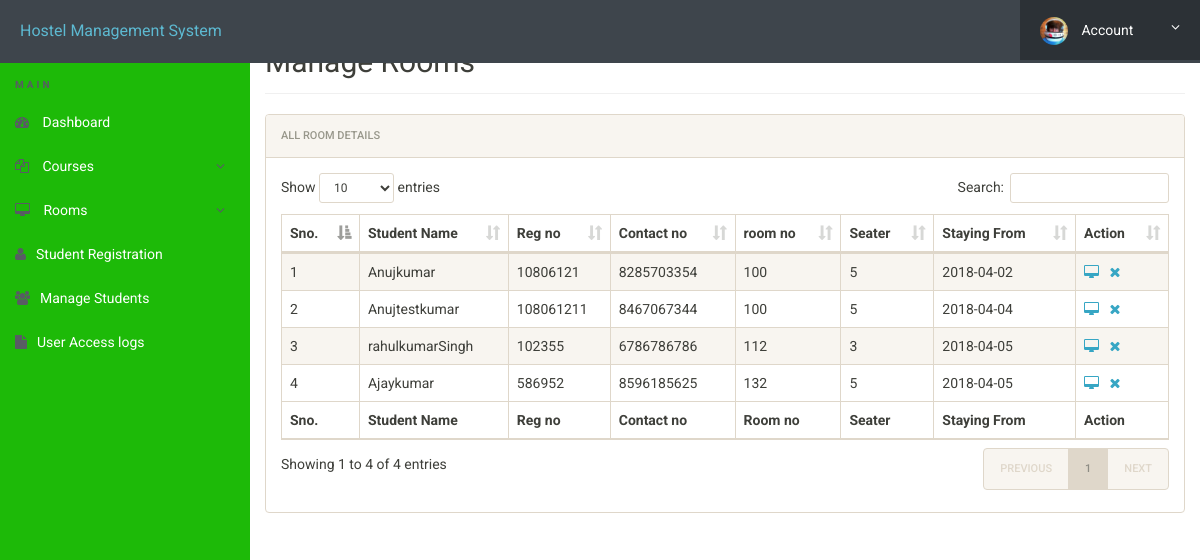
Screenshot of /hostel/admin/manage-students.php (signed in) with the database file from the repository.
### tables this page shows
CREATE TABLE IF NOT EXISTS `registration` (
  `id` int(11) NOT NULL,
  `roomno` int(11) NOT NULL,
  `seater` int(11) NOT NULL,
  `feespm` int(11) NOT NULL,
  `foodstatus` int(11) NOT NULL,
  `stayfrom` date NOT NULL,
  `duration` int(11) NOT NULL,
  `course` varchar(500) NOT NULL,
  `regno` int(11) NOT NULL,
  `firstName` varchar(500) NOT NULL,
  `middleName` varchar(500) NOT NULL,
  `lastName` varchar(500) NOT NULL,
  `gender` varchar(250) NOT NULL,
  `contactno` bigint(11) NOT NULL,
  `emailid` varchar(500) NOT NULL,
  `egycontactno` bigint(11) NOT NULL,
  `guardianName` varchar(500) NOT NULL,
  `guardianRelation` varchar(500) NOT NULL,
  `guardianContactno` bigint(11) NOT NULL,
  `corresAddress` varchar(500) NOT NULL,
  `corresCIty` varchar(500) NOT NULL,
  `corresState` varchar(500) NOT NULL,
  `corresPincode` int(11) NOT NULL,
  `pmntAddress` varchar(500) NOT NULL,
  `pmntCity` varchar(500) NOT NULL,
  `pmnatetState` varchar(500) NOT NULL,
  `pmntPincode` int(11) NOT NULL,
  `postingDate` timestamp NOT NULL DEFAULT CURRENT_TIMESTAMP,
  `updationDate` varchar(500) NOT NULL
);

### hostel/admin/manage-students.php (the view, shortened to what this page needs)
<?php
include('includes/config.php');
?>
<!doctype html>
<html lang="en" class="no-js">
<head>
	<link rel="stylesheet" href="css/font-awesome.min.css">
	<link rel="stylesheet" href="css/bootstrap.min.css">
	<link rel="stylesheet" href="css/dataTables.bootstrap.min.css">
	<link rel="stylesheet" href="css/bootstrap-social.css">
	<link rel="stylesheet" href="css/bootstrap-select.css">
	<link rel="stylesheet" href="css/fileinput.min.css">
	<link rel="stylesheet" href="css/awesome-bootstrap-checkbox.css">
	<link rel="stylesheet" href="css/style.css">
</head>
<body>
	<?php include('includes/header.php');?>
	<div class="ts-main-content">
			<?php include('includes/sidebar.php');?>
		<div class="content-wrapper">
			<div class="container-fluid">
				<div class="row">
					<div class="col-md-12">
						<h2 class="page-title">Manage Rooms</h2>
						<div class="panel panel-default">
							<div class="panel-heading">All Room Details</div>
							<div class="panel-body">
								<table id="zctb" class="display table table-striped table-bordered table-hover" cellspacing="0" width="100%">
									<thead>
										<tr>
											<th>Sno.</th>
											<th>Student Name</th>
											<th>Reg no</th>
											<th>Contact no </th>
											<th>room no  </th>
											<th>Seater </th>
											<th>Staying From </th>
											<th>Action</th>
										</tr>
									</thead>
									<tfoot>
										<tr>
											<th>Sno.</th>
											<th>Student Name</th>
											<th>Reg no</th>
											<th>Contact no </th>
											<th>Room no  </th>
											<th>Seater </th>
											<th>Staying From </th>
											<th>Action</th>
										</tr>
									</tfoot>
									<tbody>
<?php
$ret="select * from registration";
$stmt= $mysqli->prepare($ret) ;
$stmt->execute() ;
$res=$stmt->get_result();
$cnt=1;
while($row=$res->fetch_object())
	  {
	  	?>
<tr><td><?php echo $cnt;;?></td>
<td><?php echo $row->firstName;?><?php echo $row->middleName;?><?php echo $row->lastName;?></td>
<td><?php echo $row->regno;?></td>
<td><?php echo $row->contactno;?></td>
<td><?php echo $row->roomno;?></td>
<td><?php echo $row->seater;?></td>
<td><?php echo $row->stayfrom;?></td>
<td>
<a href="javascript:void(0);"  onClick="popUpWindow('http://localhost/hostel/admin/full-profile.php?id=<?php echo $row->id;?>');" title="View Full Details"><i class="fa fa-desktop"></i></a>&nbsp;&nbsp;
<a href="manage-students.php?del=<?php echo $row->id;?>" title="Delete Record" onclick="return confirm("Do you want to delete");"><i class="fa fa-close"></i></a></td>
										</tr>
									<?php
$cnt=$cnt+1;
									 } ?>
									</tbody>
								</table>
							</div>
						</div>
					</div>
				</div>
			</div>
		</div>
	</div>
</body>
</html>

### hostel/admin/css/style.css (style rules this page uses)
html { font-size: 14px; }
@media only screen and (min-width: 480px) { html { font-size: 17px; } }
@media only screen and (min-width: 768px) { html { font-size: 14px; } }
body { font-size: 1em; }
a { color: #37a6c4; }
.panel { overflow: hidden; }
.page-title { padding-bottom: 15px; margin-bottom: 20px; border-bottom: 1px solid #f0f0f0; }
.ts-main-content .content-wrapper { padding-top: 15px; margin-top: 10px; }
@media only screen and (min-width: 992px) { .ts-main-content .content-wrapper { margin-left: 250px; } }

### rows the page displays
registration: firstName "Anuj", lastName "kumar", regno "10806121", contactno "8285703354", roomno "100", seater "5", stayfrom "2018-04-02"
registration: firstName "Anuj", middleName "test", lastName "kumar", regno "108061211", contactno "8467067344", roomno "100", seater "5", stayfrom "2018-04-04"
registration: firstName "rahul", middleName "kumar", lastName "Singh", regno "102355", contactno "6786786786", roomno "112", seater "3", stayfrom "2018-04-05"
registration: firstName "Ajay", lastName "kumar", regno "586952", contactno "8596185625", roomno "132", seater "5", stayfrom "2018-04-05"
